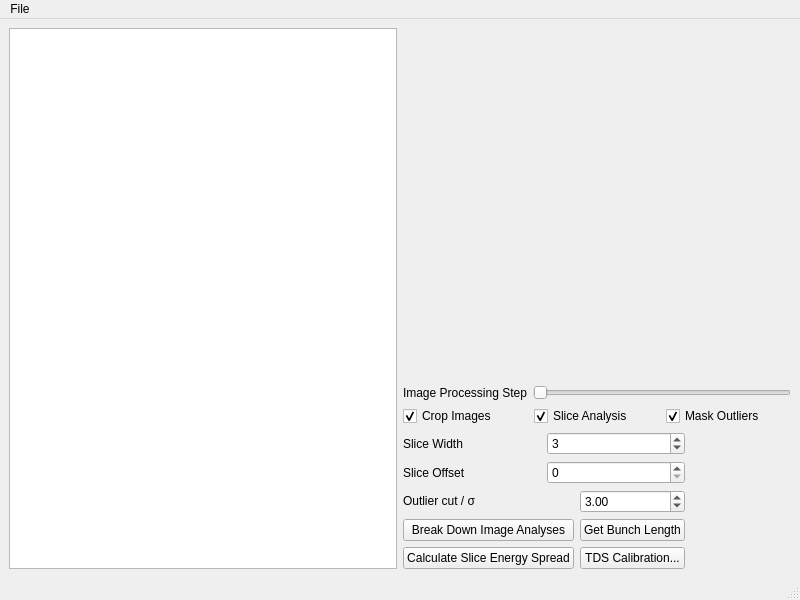
<?xml version="1.0" encoding="UTF-8"?>
<ui version="4.0">
 <class>MainWindow</class>
 <widget class="QMainWindow" name="MainWindow">
  <property name="geometry">
   <rect>
    <x>0</x>
    <y>0</y>
    <width>800</width>
    <height>600</height>
   </rect>
  </property>
  <property name="windowTitle">
   <string>MainWindow</string>
  </property>
  <widget class="QWidget" name="centralwidget">
   <layout class="QGridLayout" name="gridLayout_2">
    <item row="0" column="1">
     <widget class="QLabel" name="improc_step_label">
      <property name="text">
       <string/>
      </property>
     </widget>
    </item>
    <item row="1" column="1">
     <layout class="QGridLayout" name="gridLayout">
      <item row="1" column="0" colspan="3">
       <layout class="QHBoxLayout" name="slider_layout">
        <item>
         <widget class="QLabel" name="improc_slider_label">
          <property name="text">
           <string>Image Processing Step</string>
          </property>
         </widget>
        </item>
        <item>
         <widget class="QSlider" name="improc_slider">
          <property name="orientation">
           <enum>Qt::Horizontal</enum>
          </property>
         </widget>
        </item>
       </layout>
      </item>
      <item row="2" column="0" colspan="3">
       <layout class="QHBoxLayout" name="horizontalLayout_2">
        <item>
         <widget class="QCheckBox" name="crop_checkbox">
          <property name="text">
           <string>Crop Images</string>
          </property>
          <property name="checked">
           <bool>true</bool>
          </property>
          <property name="tristate">
           <bool>false</bool>
          </property>
         </widget>
        </item>
        <item>
         <widget class="QCheckBox" name="slice_ana_checkbox">
          <property name="text">
           <string>Slice Analysis</string>
          </property>
          <property name="checked">
           <bool>true</bool>
          </property>
         </widget>
        </item>
        <item>
         <widget class="QCheckBox" name="mask_outliers_checkbox">
          <property name="text">
           <string>Mask Outliers</string>
          </property>
          <property name="checked">
           <bool>true</bool>
          </property>
         </widget>
        </item>
       </layout>
      </item>
      <item row="0" column="0" colspan="3">
       <widget class="GraphicsLayoutWidget" name="glwidget" native="true"/>
      </item>
      <item row="8" column="0">
       <widget class="QPushButton" name="breakdown_image_ana_button">
        <property name="text">
         <string>Break Down Image Analyses</string>
        </property>
       </widget>
      </item>
      <item row="9" column="1">
       <widget class="QPushButton" name="tds_calib_button">
        <property name="text">
         <string>TDS Calibration...</string>
        </property>
       </widget>
      </item>
      <item row="4" column="0" colspan="2">
       <layout class="QHBoxLayout" name="horizontalLayout_3">
        <item>
         <widget class="QLabel" name="label_2">
          <property name="text">
           <string>Slice Offset</string>
          </property>
         </widget>
        </item>
        <item>
         <widget class="QSpinBox" name="slice_offset_spinner"/>
        </item>
       </layout>
      </item>
      <item row="3" column="0" colspan="2">
       <layout class="QHBoxLayout" name="horizontalLayout">
        <item>
         <widget class="QLabel" name="label">
          <property name="text">
           <string>Slice Width</string>
          </property>
         </widget>
        </item>
        <item>
         <widget class="QSpinBox" name="slice_width_spinner">
          <property name="minimum">
           <number>1</number>
          </property>
          <property name="value">
           <number>3</number>
          </property>
         </widget>
        </item>
       </layout>
      </item>
      <item row="9" column="0">
       <widget class="QPushButton" name="calc_ses_button">
        <property name="font">
         <font>
          <family>.AppleSystemUIFont</family>
         </font>
        </property>
        <property name="text">
         <string>Calculate Slice Energy Spread</string>
        </property>
       </widget>
      </item>
      <item row="5" column="1">
       <widget class="QDoubleSpinBox" name="outlier_sigma_cut_spinner">
        <property name="minimum">
         <double>1.000000000000000</double>
        </property>
        <property name="maximum">
         <double>5.000000000000000</double>
        </property>
        <property name="value">
         <double>3.000000000000000</double>
        </property>
       </widget>
      </item>
      <item row="5" column="0">
       <widget class="QLabel" name="label_3">
        <property name="text">
         <string>Outlier cut / &amp;sigma;</string>
        </property>
        <property name="textFormat">
         <enum>Qt::RichText</enum>
        </property>
       </widget>
      </item>
      <item row="8" column="1">
       <widget class="QPushButton" name="pushButton">
        <property name="text">
         <string>Get Bunch Length</string>
        </property>
       </widget>
      </item>
     </layout>
    </item>
    <item row="0" column="0" rowspan="2">
     <widget class="QTreeView" name="tree_view">
      <property name="sizePolicy">
       <sizepolicy hsizetype="Minimum" vsizetype="Expanding">
        <horstretch>0</horstretch>
        <verstretch>0</verstretch>
       </sizepolicy>
      </property>
     </widget>
    </item>
   </layout>
  </widget>
  <widget class="QMenuBar" name="menubar">
   <property name="geometry">
    <rect>
     <x>0</x>
     <y>0</y>
     <width>800</width>
     <height>24</height>
    </rect>
   </property>
   <widget class="QMenu" name="menuMenu">
    <property name="title">
     <string>File</string>
    </property>
    <addaction name="actionLoad_Dataset"/>
   </widget>
   <addaction name="menuMenu"/>
  </widget>
  <widget class="QStatusBar" name="statusbar"/>
  <action name="actionLoad_Dataset">
   <property name="text">
    <string>Load Dataset...</string>
   </property>
  </action>
 </widget>
 <customwidgets>
  <customwidget>
   <class>GraphicsLayoutWidget</class>
   <extends>QWidget</extends>
   <header>pyqtgraph</header>
   <container>1</container>
  </customwidget>
 </customwidgets>
 <resources/>
 <connections/>
</ui>
